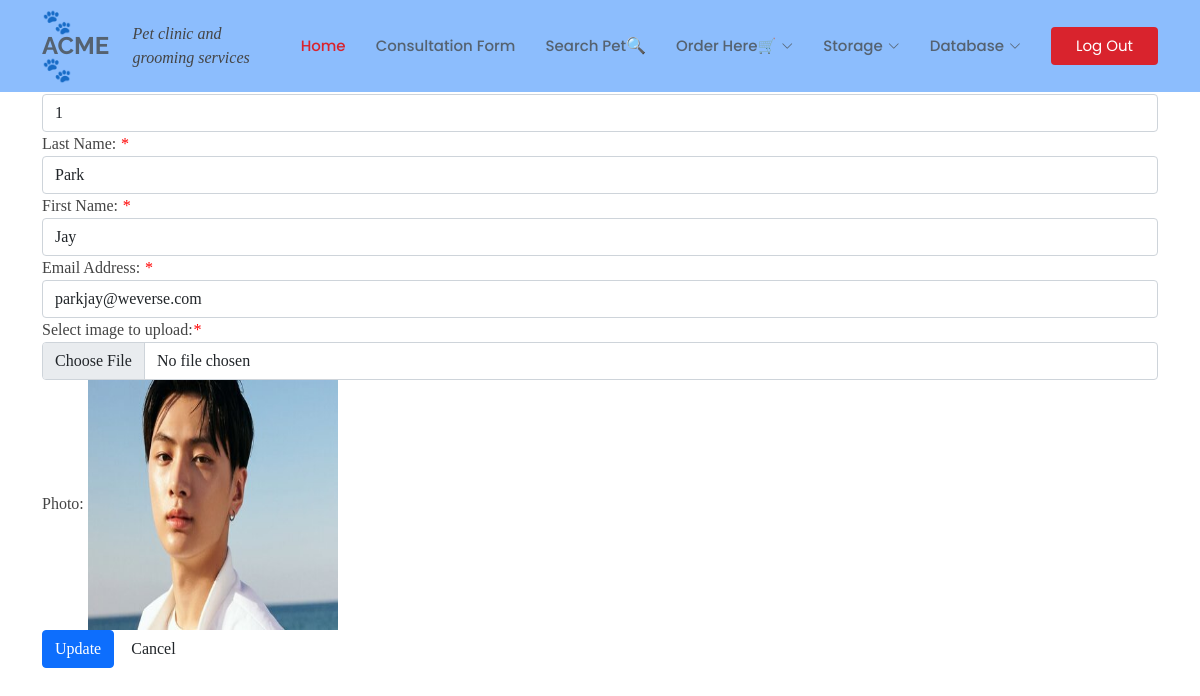
/Eedit.php?cust_id=1 (signed in), run on the app's committed database.
### tables this page shows
CREATE TABLE `employee` (
  `EmployeeID` int(11) NOT NULL AUTO_INCREMENT,
  `lastName` varchar(250) NOT NULL,
  `firstName` varchar(250) NOT NULL,
  `email` varchar(250) NOT NULL,
  `pass` text NOT NULL,
  `hiredDate` date NOT NULL,
  `Img` mediumblob NOT NULL,
  PRIMARY KEY (`EmployeeID`)
);

### Eedit.php (the view, shortened to what this page needs)
<?php
include "includes/header.php";
include "includes/config.php";
include "includes/bootstrap.php";
if (!isset($_SESSION['EmployeeID'])){
	require("includes/login_functions.inc.php");
   echo "<script>alert('please log in to edit an employee');document.location='login.php'</script>";
  }
  else {
$result = mysqli_query( $conn,"SELECT * FROM employee where EmployeeID= ". $_GET['cust_id']);
$row = mysqli_fetch_array($result);
?>
p.spacedlines{
   line-height: 150%;
}
<div class="container">
<h2>Update Customer</h2>
<form method="POST" action="Eupdate.php" enctype="multipart/form-data">
<div class="form-group">
<label for="cust_id" class="control-label">Employee ID:</label> <i style="color:red">*</i>
<input type='text' class="form-control " id='EmployeeID' name='EmployeeID' value="<?php echo $_GET['cust_id'];?>">
</div>
<div class="form-group">
<label for="lastName" class="control-label">Last Name:</label> <i style="color:red">*</i>
<input type="text" class="form-control" id="lastName" name="lastName" value="<?php echo $row['lastName'];?>">
</div>
<div class="form-group">
<label for="firstName" class="control-label">First Name:</label> <i style="color:red">*</i>
<input type="text" class="form-control " id="firstName" name="firstName" value="<?php echo $row['firstName'];?>">
</div>
<div class="form-group">
<label for="email" class="control-label">Email Address:</label> <i style="color:red">*</i>
<input type="text" class="form-control " id="email" name="email" value="<?php echo $row['email'];?>">
</div>
<div class="form-group">
    <label for="fileToUpload" class="control-label">Select image to upload:</label><i style="color:red">*</i>
    <input type="file" name="fileToUpload" id="fileToUpload" class="form-control">
 </div>
 <div>
  <div class="form-group">
    <label for="fileToUpload" class="control-label">Photo:</label>
    <?php echo "<img border=\"0\" src=\"".$row['Img']."\" width=\"250\" alt=\"Customer\" height=\"250\">" ?>
 </div>
 <div>
 <div>
 <button type="submit" name="submit" class="btn btn-primary" value="update">Update</button>
  <a href="Eindex.php" class="btn btn-default" role="button">Cancel</a>
  </div>
</div>
</form>
</div>
<?php
}
 ?>
 </body>
 </html>

### assets/css/style.css (style rules this page uses)
body { font-family: "Times New Roman", sans-serif; color: #444444; }
a { text-decoration: none; color: #d9232d; }
h1, h2, h3, h4, h5, h6 { font-family: "Raleway", sans-serif; }

### data on the page
employee: lastName "Park", firstName "Jay", email "parkjay@weverse.com", Img (picture)
